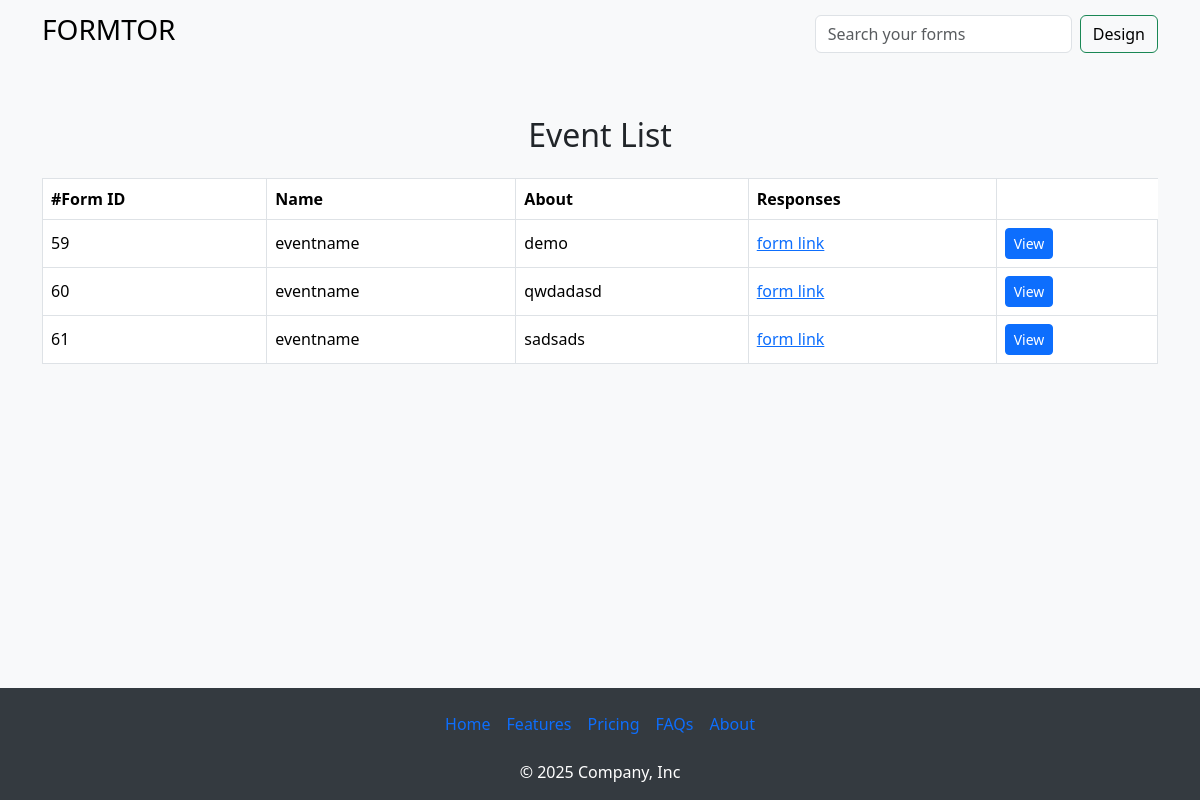
Page /app (signed in) on the earlier database version.
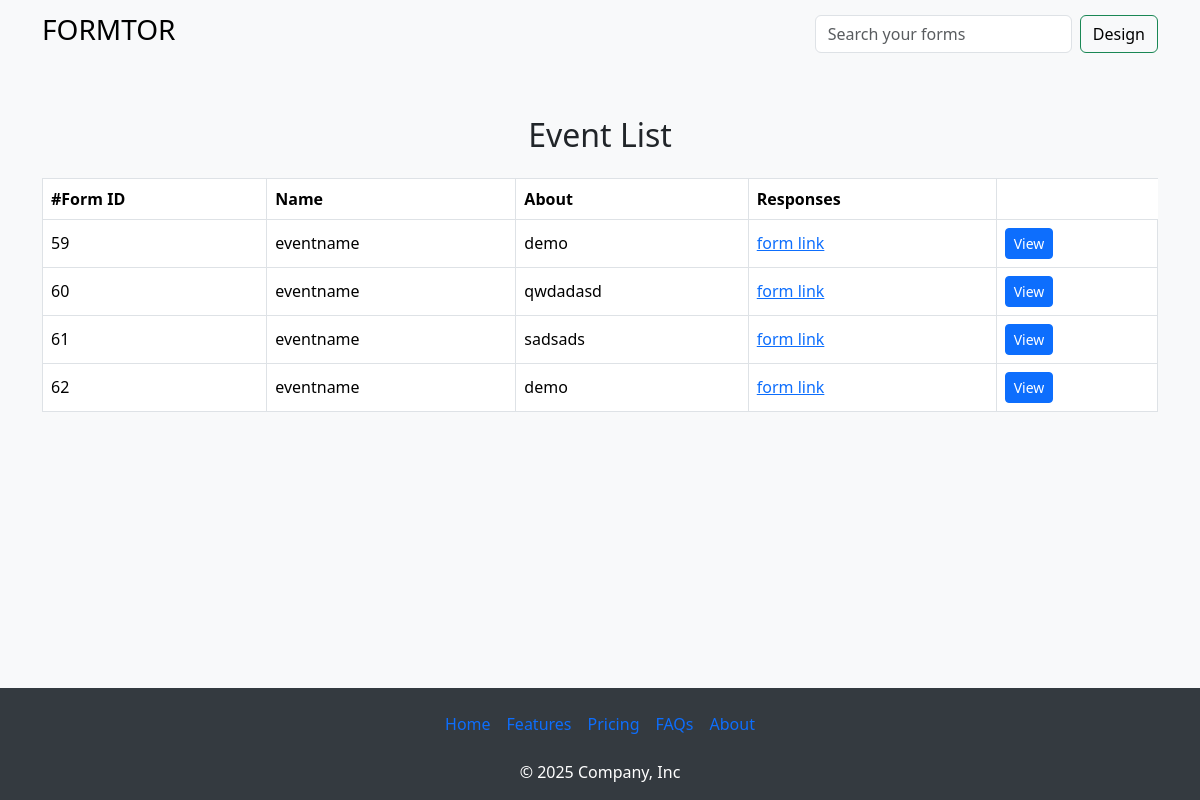
Same page on the later database version.
### app/models.py (models this page shows)
class FormInfo(models.Model):
    eventname = models.CharField(max_length=122)
    eventorganizer = models.CharField(max_length=122)
    eventday = models.CharField(max_length=122)
    eventdate = models.CharField(max_length=122)
    eventtime = models.CharField(max_length=122)
    eventabout = models.TextField(max_length=1000)
    user = models.ForeignKey(CustomUser, on_delete=models.CASCADE, null=True)
    detect=models.BooleanField(default=False)

### app/views.py (the view)
# urls.py: path("app",views.app,name="app"),
def app(request):
    if request.user.is_authenticated:
        return render(request,"app-extend.html",{'data':FormInfo.objects.filter(user=request.user)})
    else:
        return redirect('/auth')

### templates/app-extend.html
{% extends "app.html" %}
{% block content %}
<main class="container my-5">
    <h2 class="text-center mb-4">Event List</h2>
    <div class="table-responsive">
        <table class="table table-bordered table-hover align-middle">
            <thead>
                <tr>
                    <th>#Form ID</th>
                    <th>Name</th>
                    <th>About</th>
                    <th>Responses</th>
                </tr>
            </thead>
            <tbody>
                <tr>
                    {% for i in data %}
                    <td>{{ i.id }}</td>
                    <td>{{ i.eventname }}</td>
                    <td>{{ i.eventabout }}</td>
                    <td><a href="/form/{{i.id}}">form link</a></td>
                    <td><a class="btn btn-primary btn-sm" href="/responses/{{i.id}}">View</a></td>
                </tr>
                {% endfor %}
            </tbody>
        </table>
    </div>
</main>
{% endblock %}

Differences in the rows shown:
added FormInfo: id "62", eventname "eventname", eventabout "demo"
